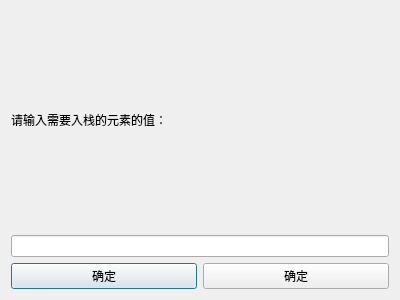
<?xml version="1.0" encoding="UTF-8"?>
<ui version="4.0">
 <class>Dialog_linkstack_push</class>
 <widget class="QDialog" name="Dialog_linkstack_push">
  <property name="geometry">
   <rect>
    <x>0</x>
    <y>0</y>
    <width>400</width>
    <height>300</height>
   </rect>
  </property>
  <property name="windowTitle">
   <string>入栈</string>
  </property>
  <layout class="QVBoxLayout" name="verticalLayout_2">
   <item>
    <layout class="QVBoxLayout" name="verticalLayout">
     <item>
      <widget class="QLabel" name="label">
       <property name="text">
        <string>请输入需要入栈的元素的值：</string>
       </property>
      </widget>
     </item>
     <item>
      <widget class="QLineEdit" name="line_value"/>
     </item>
    </layout>
   </item>
   <item>
    <layout class="QHBoxLayout" name="horizontalLayout">
     <item>
      <widget class="QPushButton" name="btn1">
       <property name="text">
        <string>确定</string>
       </property>
      </widget>
     </item>
     <item>
      <widget class="QPushButton" name="btn2">
       <property name="text">
        <string>确定</string>
       </property>
      </widget>
     </item>
    </layout>
   </item>
  </layout>
 </widget>
 <resources/>
 <connections>
  <connection>
   <sender>btn1</sender>
   <signal>clicked()</signal>
   <receiver>Dialog_linkstack_push</receiver>
   <slot>accept()</slot>
   <hints>
    <hint type="sourcelabel">
     <x>104</x>
     <y>221</y>
    </hint>
    <hint type="destinationlabel">
     <x>199</x>
     <y>149</y>
    </hint>
   </hints>
  </connection>
  <connection>
   <sender>btn2</sender>
   <signal>clicked()</signal>
   <receiver>Dialog_linkstack_push</receiver>
   <slot>reject()</slot>
   <hints>
    <hint type="sourcelabel">
     <x>295</x>
     <y>221</y>
    </hint>
    <hint type="destinationlabel">
     <x>199</x>
     <y>149</y>
    </hint>
   </hints>
  </connection>
 </connections>
</ui>
